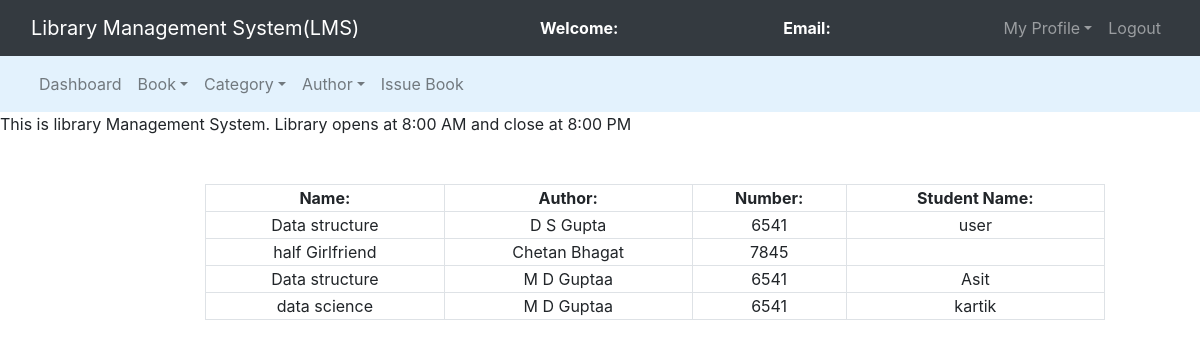
Page /admin/view_issued_book.php on the committed database.
### tables this page shows
CREATE TABLE `issued_books` (
  `s_no` int(11) NOT NULL,
  `book_no` int(11) NOT NULL,
  `book_name` varchar(200) NOT NULL,
  `book_author` varchar(200) NOT NULL,
  `student_id` int(11) NOT NULL,
  `status` int(11) NOT NULL,
  `issue_date` longtext NOT NULL
);

CREATE TABLE `users` (
  `id` int(11) NOT NULL,
  `name` varchar(50) NOT NULL,
  `email` varchar(100) NOT NULL,
  `password` varchar(100) NOT NULL,
  `mobile` int(10) NOT NULL,
  `address` varchar(250) NOT NULL
);

### admin/view_issued_book.php (the view, shortened to what this page needs)
<?php
	$connection = mysqli_connect("localhost","root","");
	$query = "select issued_books.book_name,issued_books.book_author,issued_books.book_no,users.name from issued_books left join users on issued_books.student_id = users.id";
?>
<!DOCTYPE html>
<html>
<head>
	<link rel="stylesheet" type="text/css" href="../bootstrap-4.4.1/css/bootstrap.min.css">
</head>
<body>
	<nav class="navbar navbar-expand-lg navbar-dark bg-dark">
		<div class="container-fluid">
			<div class="navbar-header">
				<a class="navbar-brand" href="index.php">Library Management System(LMS)</a>
			</div>
			<font style="color: white"><span><strong>Welcome: <?php echo $_SESSION['name'];?></strong></span></font>
			<font style="color: white"><span><strong>Email: <?php echo $_SESSION['email'];?></strong></span></font>
			<ul class="nav navbar-nav navbar-right">
				<li class="nav-item dropdown">
					<a class="nav-link dropdown-toggle" data-toggle="dropdown">My Profile</a>
				</li>
				<li class="nav-item"><a class="nav-link" href="../logout.php">Logout</a></li>
			</ul>
		</div>
	</nav>
<nav class="navbar navbar-expand-lg navbar-light" style="background-color: #e3f2fd">
	<div class="container-fluid">
		<ul class="nav navbar-nav navbar-center">
			<li class="nav-item">
				<a href="admin_dashboard.php" class="nav-link">Dashboard</a>
			</li>
			<li class="nav-item dropdown">
				<a class="nav-link dropdown-toggle" data-toggle="dropdown">Book</a>
			</li>
			<li class="nav-item dropdown">
				<a class="nav-link dropdown-toggle" data-toggle="dropdown">Category</a>
			</li>
			<li class="nav-item dropdown">
				<a class="nav-link dropdown-toggle" data-toggle="dropdown">Author</a>
			</li>
			<li class="nav-item">
				<a href="" class="nav-link">Issue Book</a>
			</li>
		</ul>
	</div>
</nav>
<span><marquee>This is library Management System. Library opens at 8:00 AM and close at 8:00 PM</marquee></span><br><br>
<div class="row">
	<div class="col-md-2"></div>
	<div class="col-md-8">
		<form>
			<table class="table-bordered" width="900px" style="text-align: center">
				<tr>
					<th>Name:</th>
					<th>Author:</th>
					<th>Number:</th>
					<th>Student Name:</th>
				</tr>
				<?php
					$query_run = mysqli_query($connection,$query);
					while($row = mysqli_fetch_assoc($query_run)){
						$book_name = $row['book_name'];
						$book_author = $row['book_author'];
						$book_no = $row['book_no'];
						$student_name = $row['name'];
				?>
						<tr>
							<td><?php echo $book_name;?></td>
							<td><?php echo $book_author;?></td>
							<td><?php echo $book_no;?></td>
							<td><?php echo $student_name;?></td>
						</tr>
						<?php
					}
				?>
			</table>
		</form>
	</div>
	<div class="col-md-2"></div>
</div>
</body>
</html>

### rows in the picture
issued_books: book_name "Data structure", book_author "D S Gupta", book_no "6541", users.name "user"
issued_books: book_name "half Girlfriend", book_author "Chetan Bhagat", book_no "7845"
issued_books: book_name "Data structure", book_author "M D Guptaa", book_no "6541", users.name "Asit"
issued_books: book_name "data science", book_author "M D Guptaa", book_no "6541", users.name "kartik"
